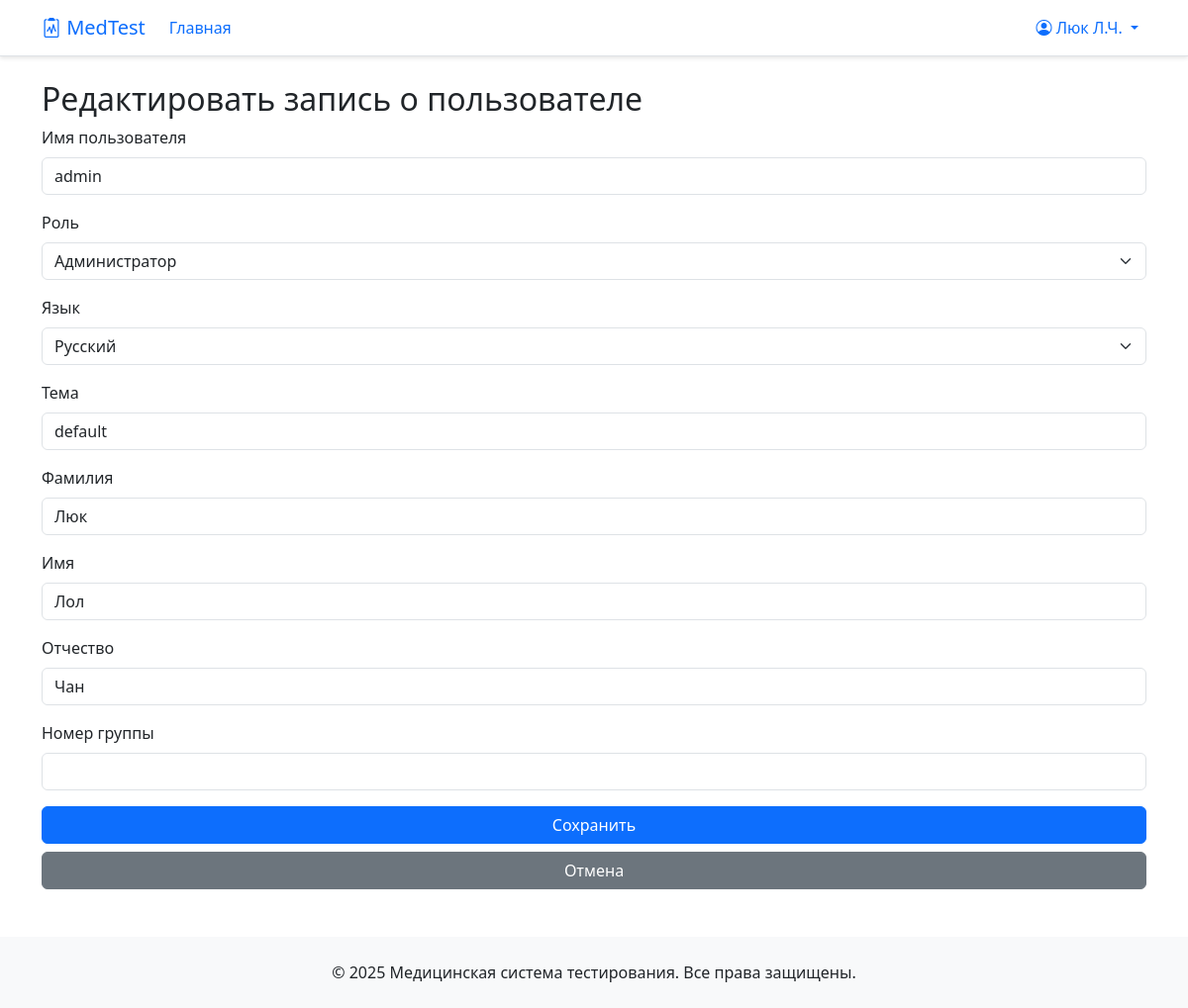
Before: /database/database/edit/users/1 (signed in) with the older database file.
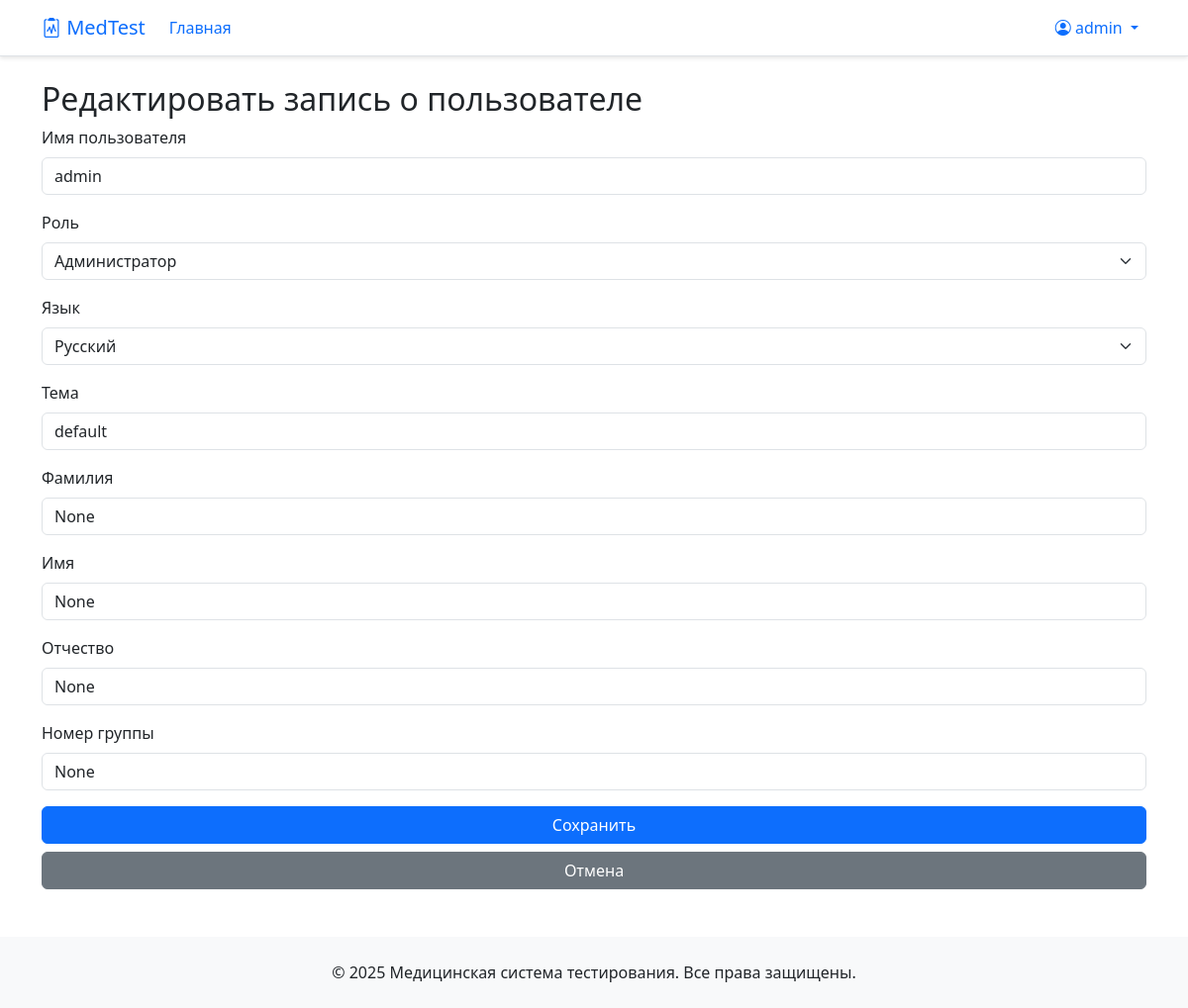
After: the same page with the newer database file.
### app/models/user.py (models this page shows, shortened)
class User(UserMixin, db.Model):
    __tablename__ = 'users'
    id = db.Column(Integer, primary_key=True)
    username = db.Column(String(120), unique=True, nullable=False)
    password_hash = db.Column(String(120), nullable=False)
    role = db.Column(String(20), default='student')  # 'admin', 'teacher', 'student'
    language = db.Column(String(5), default='ru')  # Язык интерфейса
    theme = db.Column(String(50), default='default')  # Тема оформления
    first_name = db.Column(String(100))  # Имя (для студентов)
    last_name = db.Column(String(100))   # Фамилия (для студентов)
    middle_name = db.Column(String(100)) # Отчество (для студентов)
    group_number = db.Column(String(50)) # Номер группы (для студентов)
    created_at = db.Column(DateTime, default=datetime.utcnow)
    test_results = db.relationship('TestResult', back_populates='user', lazy=True)
    creator_questions = db.relationship('Question', back_populates='creator', lazy=True, foreign_keys='Question.creator_id')
    def get_formatted_name(self):
        if self.last_name:
            initials = ""
            if self.first_name:
                initials += f"{self.last_name[0]}." if len(self.last_name) > 0 else ""
            if self.middle_name:
                initials += f"{self.middle_name[0]}." if len(self.middle_name) > 0 else ""
            if initials:
                return f"{self.first_name} {initials}"
            else:
                return self.first_name
        return self.username

### app/routes/database.py (the view, shortened to what this page needs)
@bp.route('/database/edit/<table>/<int:id>', methods=['GET', 'POST'])
@login_required
def edit_record(table, id):
    if current_user.role != 'admin':
        flash(_('Доступ запрещён'))
        return redirect(url_for('main.index'))
    record = None
    if table == 'users':
        record = User.query.get_or_404(id)
    elif table == 'questions':
        record = Question.query.get_or_404(id)
    elif table == 'topics':
        record = TestTopic.query.get_or_404(id)
    elif table == 'annotations':
        record = ImageAnnotation.query.get_or_404(id)
    elif table == 'results':
        record = TestResult.query.get_or_404(id)
    else:
        flash(_('Недопустимая таблица'))
        return redirect(url_for('database.index'))
    topics = TestTopic.query.all() if table in ('questions',) else None
    template_map = {
        'users': 'database/edit_user.html',
        'questions': 'database/edit_question.html',
        'topics': 'database/edit_topic.html',
        'annotations': 'database/edit_annotation.html',
        'results': 'database/edit_result.html',
    }
    return render_template(
        template_map[table],
        **{table.rstrip('s'): record},  # передаём `user=record`, `question=record` и т.д.
        topics=topics
    )

### app/__init__.py (called while the page is built)
@login_manager.user_loader
def load_user(user_id):
    from app.models.user import User
    if user_id is None:
        return None
    try:
        return User.query.get(int(user_id))
    except (ValueError, TypeError):
        return None

### app/templates/database/edit_user.html (shortened to what this page needs)
{% extends "base.html" %}
{% block content %}
<h2>{{ _('Редактировать запись о пользователе') }}</h2>
<form method="POST" action="{{ url_for('database.edit_record', table='users', id=user.id) }}">
    <div class="mb-3">
        <label for="username" class="form-label">{{ _('Имя пользователя') }}</label>
        <input type="text" class="form-control" id="username" name="username" value="{{ user.username }}" required>
    </div>
    <div class="mb-3">
        <label for="role" class="form-label">{{ _('Роль') }}</label>
        <select class="form-select" id="role" name="role">
            <option value="admin" {{ 'selected' if user.role == 'admin' }}>{{ _('Администратор') }}</option>
        </select>
    </div>
    <div class="mb-3">
        <label for="language" class="form-label">{{ _('Язык') }}</label>
        <select class="form-select" id="language" name="language">
            <option value="ru" {{ 'selected' if user.language == 'ru' }}>Русский</option>
        </select>
    </div>
    <div class="mb-3">
        <label for="theme" class="form-label">{{ _('Тема') }}</label>
        <input type="text" class="form-control" id="theme" name="theme" value="{{ user.theme }}">
    </div>
    <div class="mb-3">
        <label for="theme" class="form-label">{{ _('Фамилия') }}</label>
        <input type="text" class="form-control" id="first_name" name="first_name" value="{{ user.first_name }}">
    </div>
    <div class="mb-3">
        <label for="theme" class="form-label">{{ _('Имя') }}</label>
        <input type="text" class="form-control" id="first_name" name="last_name" value="{{ user.last_name }}">
    </div>
    <div class="mb-3">
        <label for="theme" class="form-label">{{ _('Отчество') }}</label>
        <input type="text" class="form-control" id="first_name" name="middle_name" value="{{ user.middle_name }}">
    </div>
    <div class="mb-3">
        <label for="theme" class="form-label">{{ _('Номер группы') }}</label>
        <input type="text" class="form-control" id="first_name" name="group_number" value="{{ user.group_number }}">
    </div>
    <div class="d-grid gap-2">
        <button type="submit" class="btn btn-primary">{{ _('Сохранить') }}</button>
        <a href="{{ url_for('database.users') }}" class="btn btn-secondary">{{ _('Отмена') }}</a>
    </div>
</form>
{% endblock %}

### app/templates/base.html (shortened to what this page needs)
<!DOCTYPE html>
<html lang="{{ session.get('language', 'ru') }}">
<head>
    <link href="https://cdn.jsdelivr.net/npm/bootstrap@5.3.0/dist/css/bootstrap.min.css  " rel="stylesheet">
    <link rel="stylesheet" href="https://cdn.jsdelivr.net/npm/bootstrap-icons@1.10.0/font/bootstrap-icons.css  ">
</head>
<body>
    <div class="lang-buttons">
        <a href="{{ url_for('auth.change_language', language='ru') }}" class="lang-btn {{ 'active' if session.get('language', 'ru') == 'ru' }}">RU</a>
        <a href="{{ url_for('auth.change_language', language='en') }}" class="lang-btn {{ 'active' if session.get('language', 'ru') == 'en' }}">EN</a>
    </div>
    <nav class="navbar navbar-expand-lg navbar-light bg-white border-bottom">
        <div class="container">
            <a class="navbar-brand" href="{{ url_for('main.index') }}">
                <i class="bi bi-clipboard2-pulse"></i> MedTest
            </a>
            <div class="collapse navbar-collapse" id="navbarNav">
                <ul class="navbar-nav me-auto">
                    <li class="nav-item">
                        <a class="nav-link" href="{{ url_for('main.index') }}">{{ _('Главная') }}</a>
                    </li>
                </ul>
                <ul class="navbar-nav">
                    {% if current_user.is_authenticated %}
                        <li class="nav-item dropdown">
                            <a class="nav-link dropdown-toggle" href="#" role="button" data-bs-toggle="dropdown">
                                <i class="bi bi-person-circle"></i> {{ current_user.get_formatted_name() }}
                            </a>
                        </li>
                    {% else %}
                        <li class="nav-item">
                            <a class="nav-link" href="{{ url_for('auth.login') }}">{{ _('Вход') }}</a>
                        </li>
                    {% endif %}
                </ul>
            </div>
        </div>
    </nav>
        {% set messages = get_flashed_messages() %}
    <main class="container mt-4">
        {% block content %}{% endblock %}
    </main>
    <footer class="bg-light text-dark py-4 mt-5">
        <div class="container text-center">
            <p class="mb-0">{{ _('© 2025 Медицинская система тестирования. Все права защищены.') }}</p>
        </div>
    </footer>
</body>
</html>

Changed rows visible on the page:
changed User "admin": get_formatted_name "Люк Л.Ч." → "admin"; first_name "Люк" → "None"; last_name "Лол" → "None"; middle_name "Чан" → "None"; group_number (not shown) → "None"
